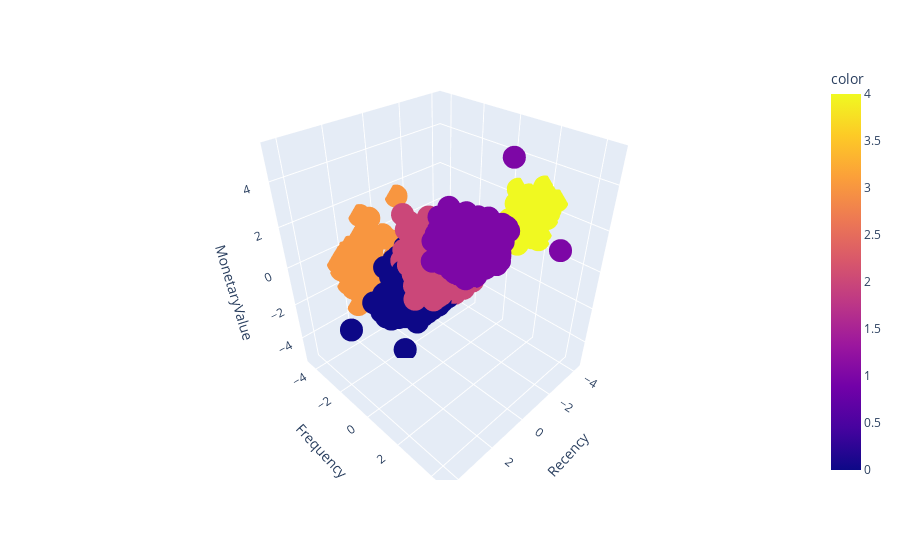

The notebook cell this image was saved under:
### Code cell
#Plot for Visualisation of Clusters with K =5
import plotly.express as px
px.scatter_3d(NormCustomerData, x='Recency', y='Frequency', z='MonetaryValue', color=labels,)

### Figure 1 — Plotly figure (JSON) as saved in the notebook; plotly's stock layout.template omitted (floating-point values rounded to 4 significant figures; data arrays with more than 128 entries replaced by an {"elided": "..."} marker saying what was removed)
{"data": [{"hovertemplate": "Recency=%{x}<br>Frequency=%{y}<br>MonetaryValue=%{z}<br>color=%{marker.color}<extra></extra>", "legendgroup": "", "marker": {"color": {"elided": "4218 int values"}, "coloraxis": "coloraxis", "symbol": "circle"}, "mode": "markers", "name": "", "scene": "scene", "showlegend": false, "type": "scatter3d", "x": {"elided": "4218 float values"}, "y": {"elided": "4218 float values"}, "z": {"elided": "4218 float values"}}], "layout": {"coloraxis": {"colorbar": {"title": {"text": "color"}}, "colorscale": [[0, "#0d0887"], [0.1111, "#46039f"], [0.2222, "#7201a8"], [0.3333, "#9c179e"], [0.4444, "#bd3786"], [0.5556, "#d8576b"], [0.6667, "#ed7953"], [0.7778, "#fb9f3a"], [0.8889, "#fdca26"], [1, "#f0f921"]]}, "legend": {"tracegroupgap": 0}, "margin": {"t": 60}, "scene": {"domain": {"x": [0, 1], "y": [0, 1]}, "xaxis": {"title": {"text": "Recency"}}, "yaxis": {"title": {"text": "Frequency"}}, "zaxis": {"title": {"text": "MonetaryValue"}}}}}
